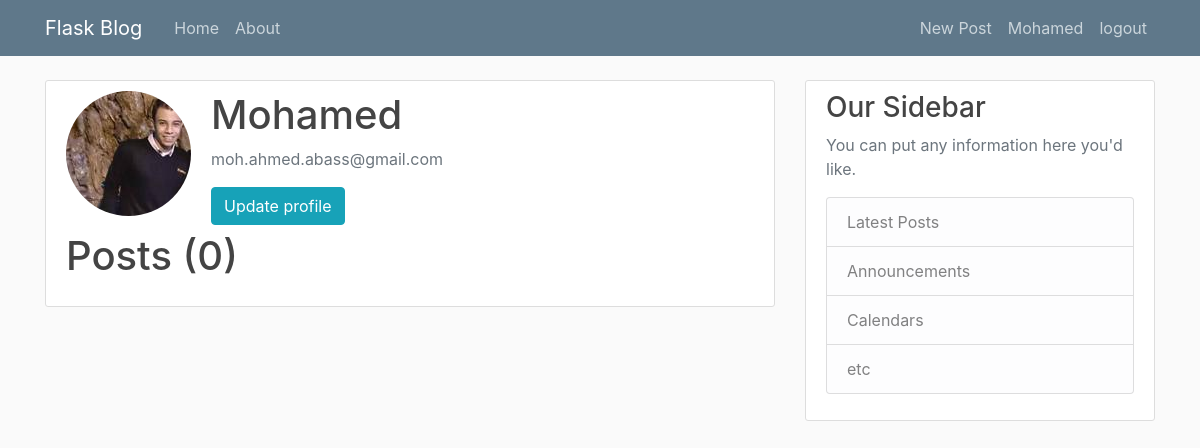
Page /account (signed in) on the earlier database version.
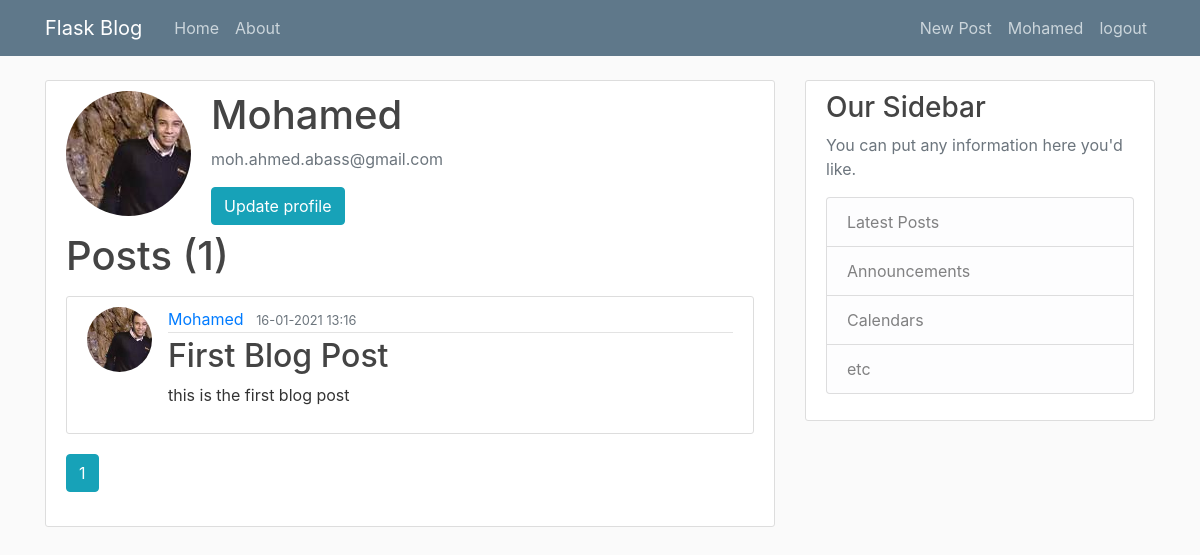
Same page on the later database version.
### flask_blog/models.py (models this page shows, shortened)
class Post(db.Model):
    id = db.Column(db.Integer, primary_key=True)
    title = db.Column(db.String(100), nullable=False)
    date_posted = db.Column(db.DateTime, nullable=False, default=datetime.utcnow)
    content = db.Column(db.Text, nullable=False)
    user_id = db.Column(db.Integer, db.ForeignKey('user.id'), nullable=False)
    replies = db.relationship('Replies', backref='replies', lazy=True)

class User(db.Model, UserMixin):
    id = db.Column(db.Integer, primary_key=True)
    username = db.Column(db.String(20), unique=True, nullable=False)
    email = db.Column(db.String(120), unique=True, nullable=False)
    image_file = db.Column(db.String(20), nullable=True, default='default.jpeg')
    password = db.Column(db.String(60), nullable=False)
    posts = db.relationship('Post', backref='author', lazy=True)
    reply = db.relationship('Replies', backref='user', lazy=True)

### flask_blog/routes.py (the view)
@app.route("/account")
@login_required
def account():
    image_file = url_for('static', filename='profile_pics/' + current_user.image_file)
    user = current_user
    posts = Post.query.filter_by(author=user) \
        .order_by(Post.date_posted.desc()) \
        .paginate(per_page=5)
    return render_template('account.html', title = 'account', image_file=image_file, posts = posts)

### flask_blog/models.py (called while the page is built)
@login_manager.user_loader
def load_user(user_id):
    return User.query.get(int(user_id))

### flask_blog/templates/account.html
{% extends "layout.html" %}
{% block content %}
    <div class="content-section">
      <div class="media">
        <img class="rounded-circle account-img" src="{{image_file}}">
        <div class="media-body">
          <h2 class="account-heading">{{current_user.username}}</h2>
          <p class="text-secondary">{{current_user.email}}</p>
        <a href="{{url_for('update_account')}}">
            <button type="button" class="btn btn-info">Update profile</button>
        </a>
        </div>
      </div>
        <h1 class="mb-3">Posts ({{ posts.total }})</h1>
        {% for post in posts.items %}
        <article class="media content-section">
          <img class="rounded-circle article-img" src="{{ url_for('static', filename='profile_pics/' + post.author.image_file)}}">
          <div class="media-body">
            <div class="article-metadata">
              <a class="mr-2" href="{{ url_for('user_posts', username= post.author.username)}}">{{ post.author.username }}</a>
              <small class="text-muted">{{ post.date_posted.strftime('%d-%m-20%y %H:%M') }}</small>
            </div>
            <h2><a class="article-title" href="{{url_for('post', post_id=post.id)}}">{{ post.title }}</a></h2>
            <p class="article-content">{{ post.content }}</p>
          </div>
        </article>
    {% endfor %}
    {% for page_num in posts.iter_pages(left_edge = 1, right_edge = 2, left_current = 1, right_current = 2) %}
        {% if page_num %}
            {% if posts.page == page_num %}
                <a class="btn btn-info mb-4" href="{{ url_for('account', username = current_user.username, page=page_num)}}">{{ page_num}}</a>
            {% else %}
                <a class="btn btn-outline-info mb-4" href="{{ url_for('account', username = current_user.username, page=page_num)}}">{{ page_num}}</a>
            {% endif %}
        {% else %}
            ...
        {% endif %}
    {% endfor %}
    </div>
{% endblock content %}

Differences in the rows shown:
added Post: image_file (picture), author.username "Mohamed", date_posted "16-01-2021 13:16", title "First Blog Post", content "this is the first blog post"
Other differences:
{{ posts.total }}: "0" → "1"
new list line: "1"
